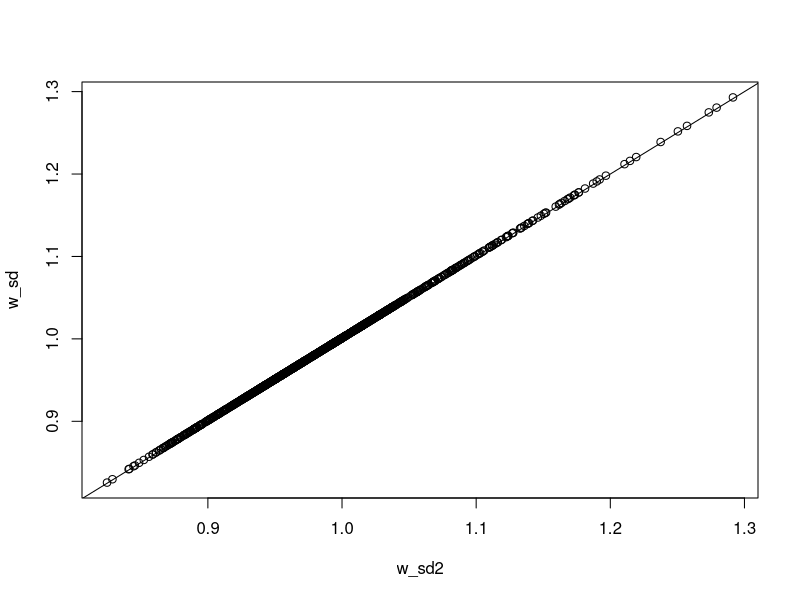
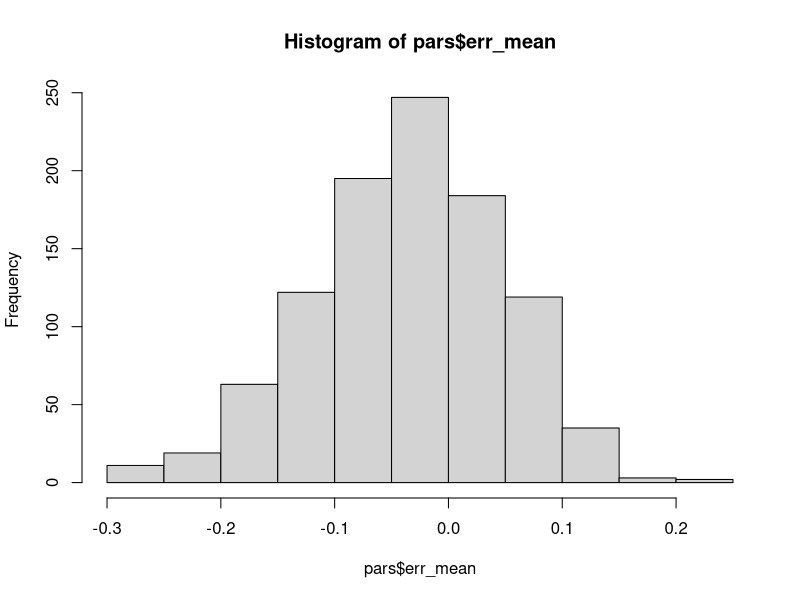
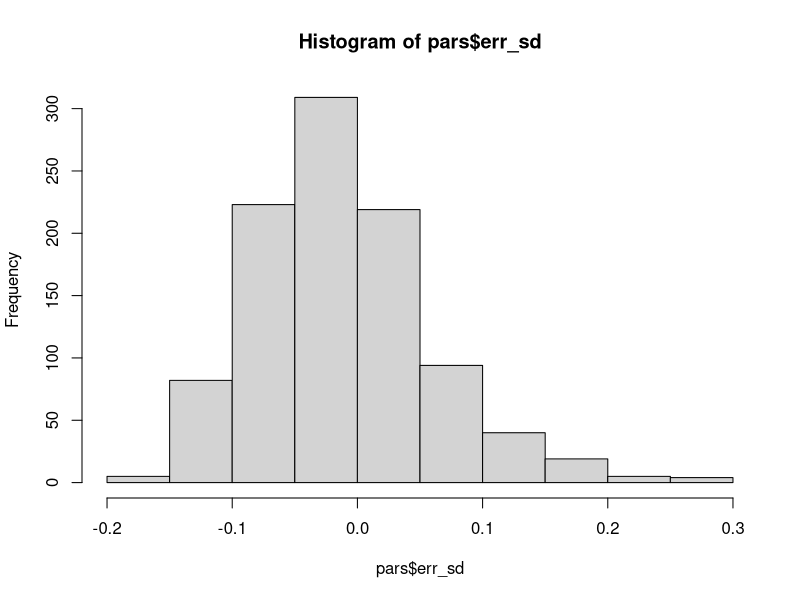
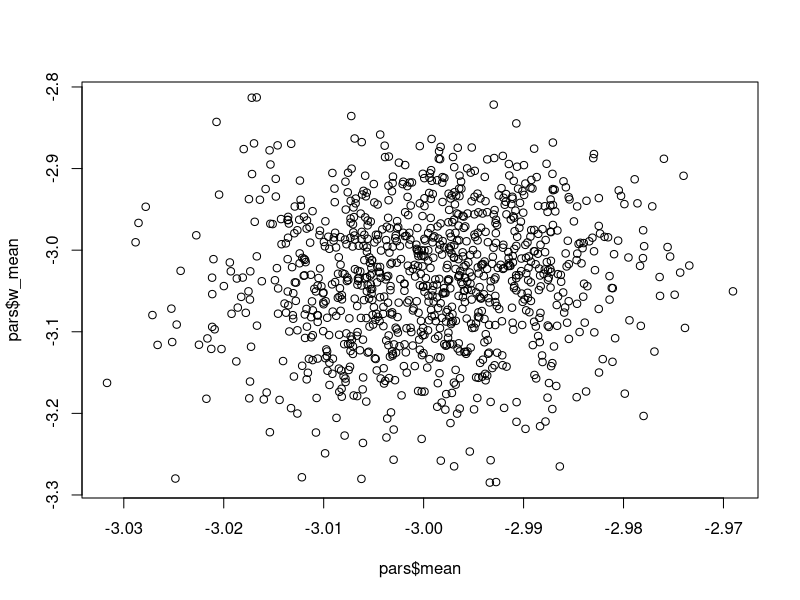
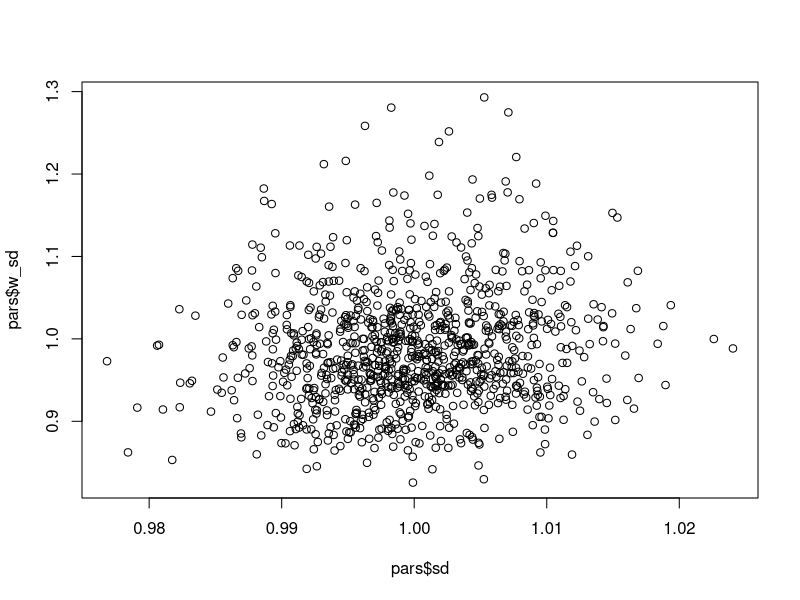
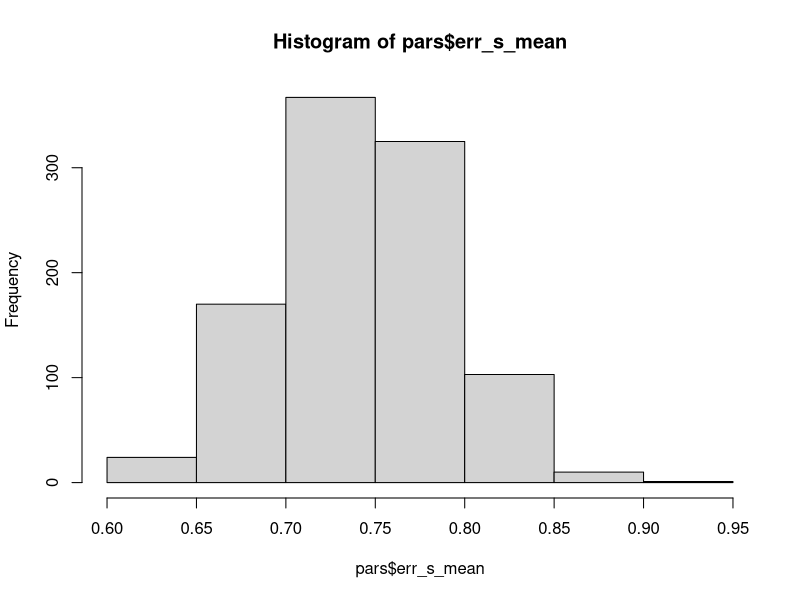
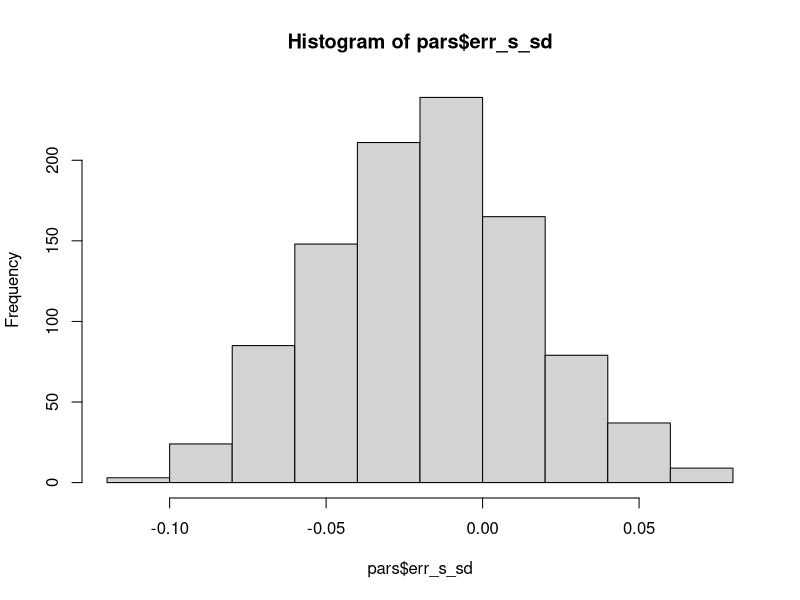
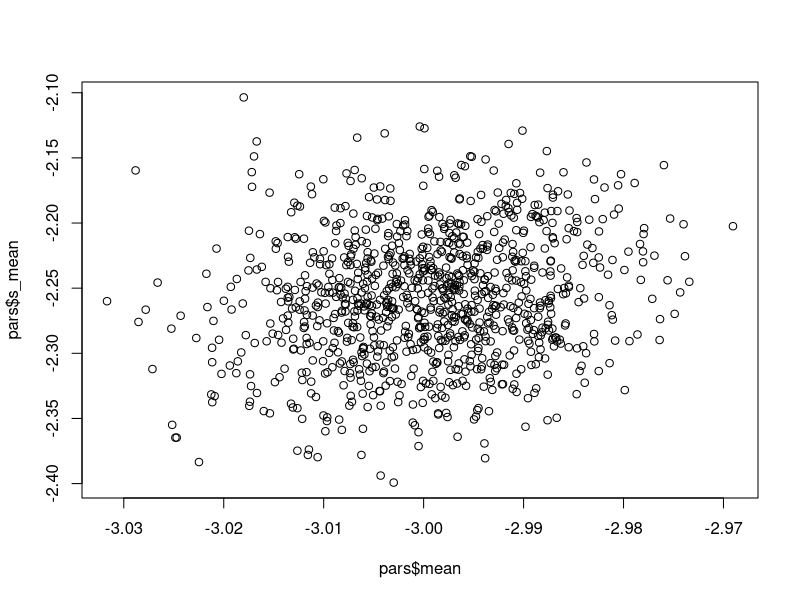

Write the R code that produced these figures, in order.
library(tidyverse)
library(Hmisc)
logit<-function(x){log(x/(1-x))}
ilogit<-function(x){exp(x)/(1+exp(x))}
w_mean<-function(x,w){sum((w/sum(w))*x)}
w_sd<-function(x,w,w_mean){sqrt(sum(w*(x-w_mean)^2)/(sum(w)*((length(w)-1)/length(w))))}


reps<-1000
pars<-as_tibble(matrix(NA,ncol=7))%>%
  dplyr::rename(s_mean = V1, s_sd = V2, w_mean = V3, w_sd = V4, w_sd2 = V5, mean = V6, sd = V7)
for(i in 1: reps){
  n<-10000
  x<-rnorm(n,-3,1)
  a<--1
  b<-0.8
  lo<-a+b*x
  p<-ilogit(lo)

  dat<-tibble(x,lo,p)%>%
    mutate(
      mark=rbernoulli(n,p),
      #w=(1-p)/p,
      w = (1-ilogit(b*x))/ilogit(b*x)
      )

  #true mean
  dat%>%
    summarise(mean=mean(x), sd = sd(x))
  #sample mean
  tpars<-NULL
  tpars<-dat%>%
    filter(mark==1)%>%
    summarise(s_mean=mean(x),
              s_sd = sd(x),
              w_mean = w_mean(x,w),
              w_sd = w_sd(x,w,w_mean),
              w_sd2 = sqrt(wtd.var(x,w))
              )%>%
    bind_cols(dat%>%
                summarise(mean=mean(x), sd = sd(x))
              )
  pars<-bind_rows(pars,tpars)
}

pars<-pars%>%
  filter(!is.na(sd))%>%
  mutate(err_mean = w_mean-mean,
         err_sd = w_sd - sd,
         err_s_mean = s_mean-mean,
         err_s_sd = s_sd-sd
         )

#check my weighted variance formula

plot(w_sd~w_sd2,data=pars)
abline(a=0,b=1)


hist(pars$err_mean)
hist(pars$err_sd)

quantile(pars$err_mean,c(0.025,0.25,0.5,0.75,0.975))
quantile(pars$err_sd,c(0.025,0.25,0.5,0.75,0.975))

plot(pars$w_mean~pars$mean)
plot(pars$w_sd~pars$sd)

hist(pars$err_s_mean)
hist(pars$err_s_sd)

quantile(pars$err_s_mean,c(0.025,0.25,0.5,0.75,0.975))
quantile(pars$err_s_sd,c(0.025,0.25,0.5,0.75,0.975))

plot(pars$s_mean~pars$mean)
plot(pars$s_sd~pars$sd)
